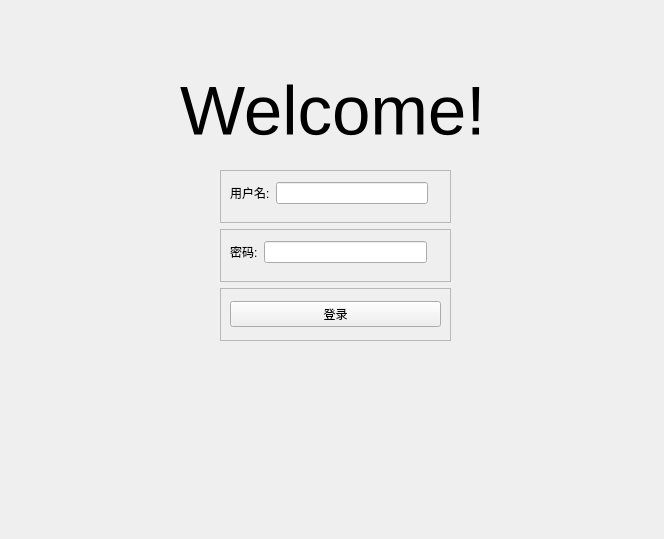
<?xml version="1.0" encoding="UTF-8"?>
<ui version="4.0">
 <class>LoginWidget</class>
 <widget class="QWidget" name="LoginWidget">
  <property name="geometry">
   <rect>
    <x>0</x>
    <y>0</y>
    <width>664</width>
    <height>539</height>
   </rect>
  </property>
  <property name="windowTitle">
   <string>Form</string>
  </property>
  <widget class="QWidget" name="layoutWidget">
   <property name="geometry">
    <rect>
     <x>220</x>
     <y>170</y>
     <width>231</width>
     <height>171</height>
    </rect>
   </property>
   <layout class="QGridLayout" name="gridLayout">
    <item row="1" column="0">
     <widget class="QFrame" name="framePassword">
      <property name="frameShape">
       <enum>QFrame::StyledPanel</enum>
      </property>
      <property name="frameShadow">
       <enum>QFrame::Raised</enum>
      </property>
      <widget class="QWidget" name="layoutWidget">
       <property name="geometry">
        <rect>
         <x>10</x>
         <y>10</y>
         <width>197</width>
         <height>26</height>
        </rect>
       </property>
       <layout class="QHBoxLayout" name="horizontalLayout">
        <item>
         <widget class="QLabel" name="lbPassword">
          <property name="text">
           <string>密码:</string>
          </property>
         </widget>
        </item>
        <item>
         <widget class="QLineEdit" name="linePassword"/>
        </item>
       </layout>
      </widget>
     </widget>
    </item>
    <item row="0" column="0">
     <widget class="QFrame" name="frameUsername">
      <property name="frameShape">
       <enum>QFrame::StyledPanel</enum>
      </property>
      <property name="frameShadow">
       <enum>QFrame::Raised</enum>
      </property>
      <widget class="QWidget" name="layoutWidget">
       <property name="geometry">
        <rect>
         <x>10</x>
         <y>10</y>
         <width>198</width>
         <height>26</height>
        </rect>
       </property>
       <layout class="QHBoxLayout" name="horizontalLayout_2">
        <item>
         <widget class="QLabel" name="lbUsername">
          <property name="text">
           <string>用户名:</string>
          </property>
         </widget>
        </item>
        <item>
         <widget class="QLineEdit" name="lineUsername"/>
        </item>
       </layout>
      </widget>
     </widget>
    </item>
    <item row="2" column="0">
     <widget class="QFrame" name="frameButton">
      <property name="frameShape">
       <enum>QFrame::StyledPanel</enum>
      </property>
      <property name="frameShadow">
       <enum>QFrame::Raised</enum>
      </property>
      <layout class="QVBoxLayout" name="verticalLayout">
       <item>
        <widget class="QPushButton" name="loginButton">
         <property name="text">
          <string>登录</string>
         </property>
        </widget>
       </item>
      </layout>
     </widget>
    </item>
   </layout>
   <zorder>framePassword</zorder>
   <zorder>frameButton</zorder>
   <zorder>frameUsername</zorder>
  </widget>
  <widget class="QLabel" name="lbWelcome">
   <property name="geometry">
    <rect>
     <x>180</x>
     <y>80</y>
     <width>321</width>
     <height>61</height>
    </rect>
   </property>
   <property name="font">
    <font>
     <pointsize>52</pointsize>
    </font>
   </property>
   <property name="text">
    <string>Welcome!</string>
   </property>
  </widget>
 </widget>
 <resources/>
 <connections/>
</ui>
